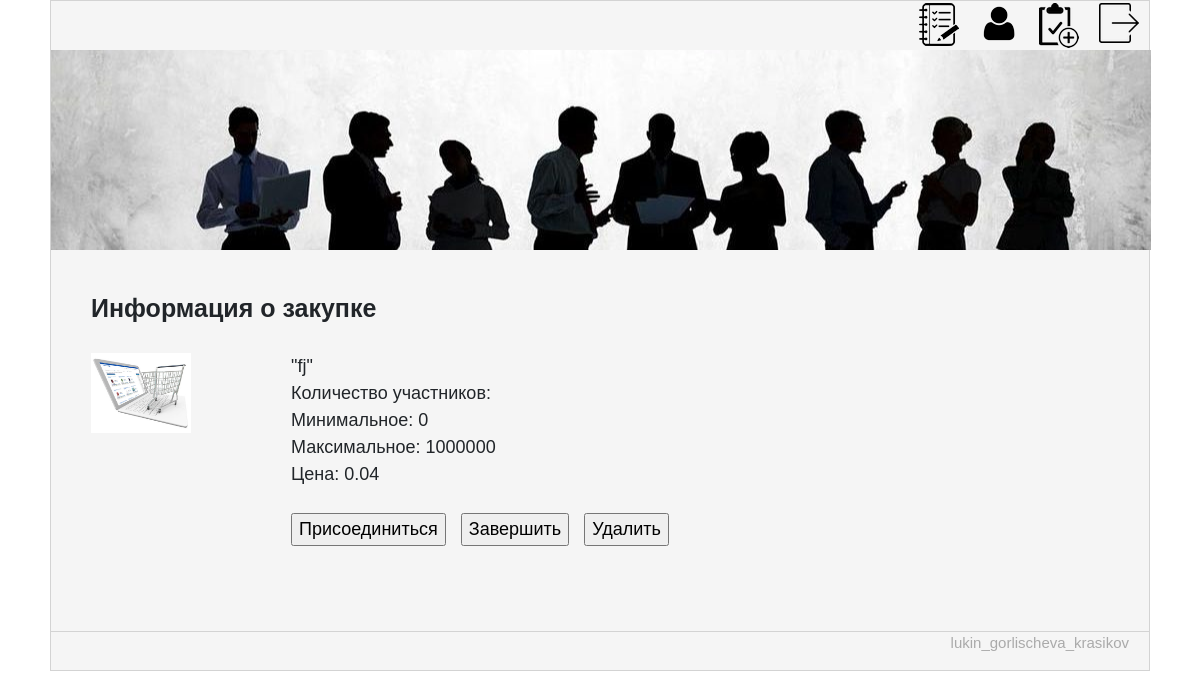
/lot?id=1, run on an earlier commit of the app's database.
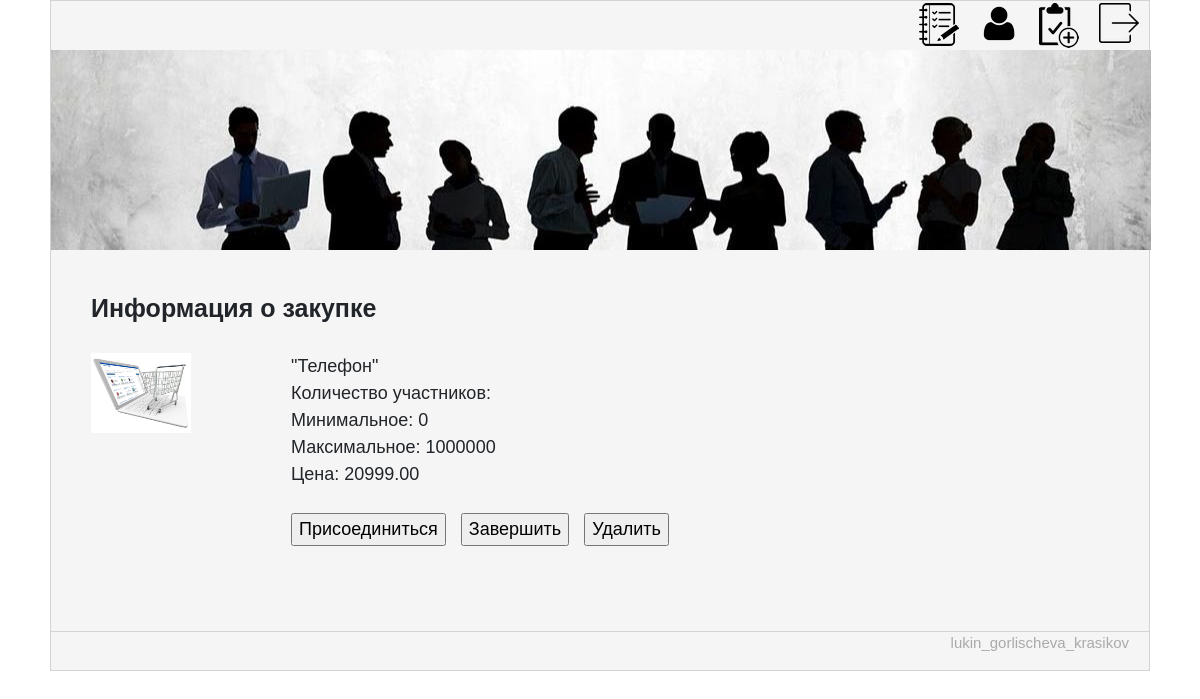
And on a later commit of the database.
### GroupBuyApp/models.py (models this page shows, shortened)
class Lot(models.Model):
    name = models.CharField(max_length=50)
    account = models.ForeignKey(Account, default=1, on_delete=models.CASCADE)
    price = models.DecimalField(max_digits=10, decimal_places=2)
    available = models.BooleanField(default=True)
    created = models.DateTimeField(auto_now_add=True)
    ended = models.DateTimeField(auto_now=True)
    minUsers = models.IntegerField(default=0)
    hasMax = models.BooleanField(default=False)
    maxUsers = models.IntegerField(default=1000000)
    usersJoin = models.IntegerField(default=0)
    description = models.CharField(max_length=256, default="")

### GroupBuyApp/views.py (the view)
# urls.py: url(r'^lot', views.lot_details)
def lot_details(request):
    lot_id = request.GET['id']
    lot = Lot.objects.get(pk=lot_id)
    author = Account.objects.get(pk=lot.account.user_id)
    return render(
        request,
        'buyInfo.html',
        {
            'lot': lot,
            'author': author
        }
    )

### GroupBuyApp/templates/buyInfo.html (shortened to what this page needs)
{% load staticfiles  %}
<html>
	<head>
        <link rel="stylesheet" href="https://maxcdn.bootstrapcdn.com/bootstrap/4.0.0-beta.2/css/bootstrap.min.css">
        <link rel="stylesheet" href="{% static 'css/style.css' %}">
	</head>
<body>
<div class="page">
	<header>
	<a href="/login"><img alt="" src="{% static 'images/out.png' %}"></a>
	<a href="/create"><img alt="" src="{% static 'images/new.png' %}"></a>
	<a href="/profile" class="prof"><img alt="" src="{% static 'images/prof.png' %}"></a>
	<a href="/listBuy"><img alt="" src="{% static 'images/list.png' %}"></a>
	<div class="header-img-home"></div>
	</header>
	<div class="content-box">
		<div class="cont">Информация о закупке</div>
		<div class="img-with-capt">
			<img src="{% static 'images/buy.jpg' %}"/>
		</div>
		<div class="text-left">
			 "{{ lot.name }}"<br>
			 Количество участников:
			 <br>
			 Минимальное: {{ lot.minUsers }}<br>
			 Максимальное: {{ lot.maxUsers }}
			 <br>
			 Цена: {{ lot.price }}<br>
			<input type="button" value="Присоединиться" class="buttonCreate">
			<input type="button" value="Завершить" class="buttonCreate">
			<input type="button" value="Удалить" class="buttonCreate">
		</div>
	</div>
	<footer class="site-footer">
		<div class="copyrights"><p>lukin_gorlischeva_krasikov</p></div>
	</footer>
</div>
</body>
</html>

What changed in the data, as far as the page shows it:
changed Lot: name "fj" → "Телефон"; price "0.04" → "20999.00"
